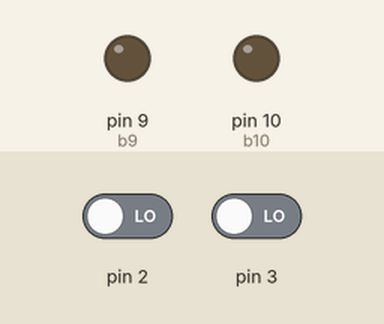
Recording of a sketch running on a simulated Arduino Uno, built with avr-gcc and run on an emulated ATmega328P. On the bench: output pins drawn as LEDs (lit = HIGH). The inputs (shaded band) are chosen by the test bench; at power-on: pin 2 LOW, pin 3 LOW.

Above: at 1.2 s.
1.3 s: pin 2 driven HIGH
At 4.91 s:
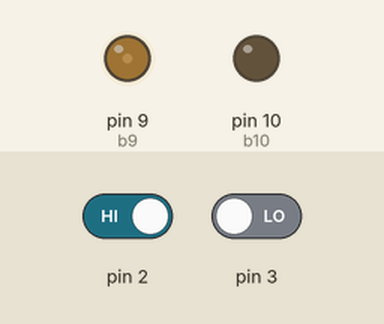
At 7.31 s:
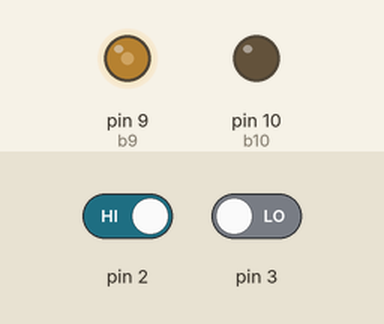
13.3 s: pin 3 driven HIGH
At 15.6 s:
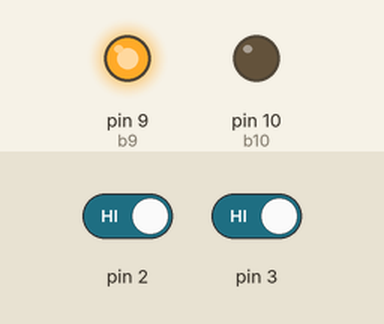
Timing chart, 0 to 27.0 s (numbered marks = the images above; inputs shaded):
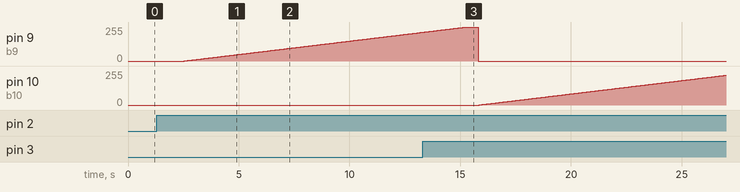

The sketch:

motor.ino
```cpp
int btn1=0, btn2=1;
int b9=9,b10=10;

bool dir=true;
bool start=false;

void setup() {
pinMode(b9,OUTPUT);
pinMode(b10,OUTPUT);
attachInterrupt(btn1,stopp,RISING);
attachInterrupt(btn2,dirchange,RISING);
}
void go(){
  if(dir==true){
/* Forward */
for(int i=0;i<256;i++){
analogWrite(b9,i);
delay(50);
}
}
else{
/* Backward */
for(int i=0;i<256;i++){
analogWrite(b10,i);
delay(50);
}

  }
  }
  void stopp(){
  start=!start;
    }
    void dirchange(){
  dir=!dir;
      }
void loop() {
if(start==false){
/* Stop */
digitalWrite(b9,LOW);
digitalWrite(b10,LOW);
delay(2000);
}
else{
delay(500);
analogWrite(b9,LOW);
analogWrite(b10,LOW);
go();}
}
```

Measured:
- after the input at 1.3 s, pin 9 (b9): moves from 0/255 to 215/255 over 10.7 s, starting after 1.3 s
- after the input at 13.3 s, pin 9 (b9): goes on until 15.8 s, then stays 0/255; pin 10 (b10): moves from 0/255 to 223/255 over 11.1 s, starting after 2.6 s
